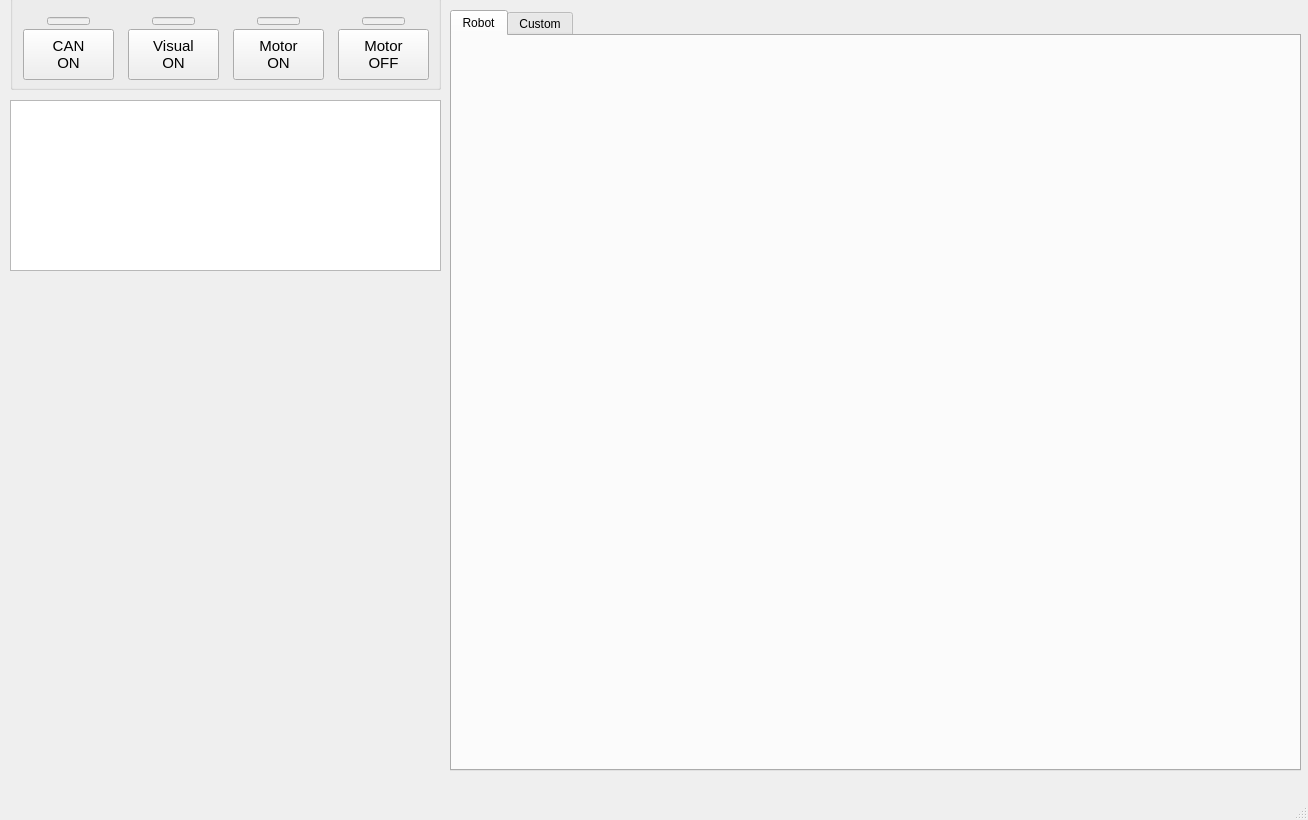
<?xml version="1.0" encoding="UTF-8"?>
<ui version="4.0">
 <class>MainWindow</class>
 <widget class="QMainWindow" name="MainWindow">
  <property name="geometry">
   <rect>
    <x>0</x>
    <y>0</y>
    <width>1308</width>
    <height>820</height>
   </rect>
  </property>
  <property name="windowTitle">
   <string>MainWindow</string>
  </property>
  <widget class="QWidget" name="centralwidget">
   <widget class="QGroupBox" name="groupBox_Init">
    <property name="geometry">
     <rect>
      <x>10</x>
      <y>-6</y>
      <width>431</width>
      <height>96</height>
     </rect>
    </property>
    <property name="font">
     <font>
      <pointsize>1</pointsize>
     </font>
    </property>
    <property name="title">
     <string/>
    </property>
    <widget class="QPushButton" name="BT_CAN_ON">
     <property name="geometry">
      <rect>
       <x>13</x>
       <y>35</y>
       <width>91</width>
       <height>51</height>
      </rect>
     </property>
     <property name="font">
      <font>
       <pointsize>11</pointsize>
      </font>
     </property>
     <property name="text">
      <string>CAN
ON</string>
     </property>
    </widget>
    <widget class="QPushButton" name="BT_VISUAL_ON">
     <property name="geometry">
      <rect>
       <x>118</x>
       <y>35</y>
       <width>91</width>
       <height>51</height>
      </rect>
     </property>
     <property name="font">
      <font>
       <pointsize>11</pointsize>
      </font>
     </property>
     <property name="text">
      <string>Visual
ON</string>
     </property>
    </widget>
    <widget class="QPushButton" name="BT_MOTOR_ON">
     <property name="geometry">
      <rect>
       <x>223</x>
       <y>35</y>
       <width>91</width>
       <height>51</height>
      </rect>
     </property>
     <property name="font">
      <font>
       <pointsize>11</pointsize>
      </font>
     </property>
     <property name="text">
      <string>Motor
ON</string>
     </property>
    </widget>
    <widget class="QPushButton" name="BT_MOTOR_OFF">
     <property name="geometry">
      <rect>
       <x>328</x>
       <y>35</y>
       <width>91</width>
       <height>51</height>
      </rect>
     </property>
     <property name="font">
      <font>
       <pointsize>11</pointsize>
      </font>
     </property>
     <property name="autoFillBackground">
      <bool>false</bool>
     </property>
     <property name="text">
      <string>Motor
OFF</string>
     </property>
    </widget>
    <widget class="QLineEdit" name="LE_CAN_STATUS">
     <property name="enabled">
      <bool>false</bool>
     </property>
     <property name="geometry">
      <rect>
       <x>37</x>
       <y>23</y>
       <width>43</width>
       <height>8</height>
      </rect>
     </property>
     <property name="mouseTracking">
      <bool>false</bool>
     </property>
    </widget>
    <widget class="QLineEdit" name="LE_VISUAL_STATUS">
     <property name="enabled">
      <bool>false</bool>
     </property>
     <property name="geometry">
      <rect>
       <x>142</x>
       <y>23</y>
       <width>43</width>
       <height>8</height>
      </rect>
     </property>
     <property name="mouseTracking">
      <bool>false</bool>
     </property>
    </widget>
    <widget class="QLineEdit" name="LE_MOTOR_ON_STATUS">
     <property name="enabled">
      <bool>false</bool>
     </property>
     <property name="geometry">
      <rect>
       <x>247</x>
       <y>23</y>
       <width>43</width>
       <height>8</height>
      </rect>
     </property>
     <property name="mouseTracking">
      <bool>false</bool>
     </property>
    </widget>
    <widget class="QLineEdit" name="LE_MOTOR_OFF_STATUS">
     <property name="enabled">
      <bool>false</bool>
     </property>
     <property name="geometry">
      <rect>
       <x>352</x>
       <y>23</y>
       <width>43</width>
       <height>8</height>
      </rect>
     </property>
     <property name="mouseTracking">
      <bool>false</bool>
     </property>
    </widget>
   </widget>
   <widget class="QTableWidget" name="TW_MOTOR">
    <property name="geometry">
     <rect>
      <x>10</x>
      <y>100</y>
      <width>431</width>
      <height>171</height>
     </rect>
    </property>
   </widget>
   <widget class="QTabWidget" name="tabWidget">
    <property name="geometry">
     <rect>
      <x>450</x>
      <y>10</y>
      <width>851</width>
      <height>761</height>
     </rect>
    </property>
    <property name="currentIndex">
     <number>0</number>
    </property>
    <widget class="QWidget" name="TAB_ROBOT">
     <attribute name="title">
      <string>Robot</string>
     </attribute>
     <widget class="QCustomPlot" name="PLOT_TORQUE_HIP" native="true">
      <property name="geometry">
       <rect>
        <x>10</x>
        <y>490</y>
        <width>411</width>
        <height>230</height>
       </rect>
      </property>
     </widget>
     <widget class="QCustomPlot" name="PLOT_TORQUE_KNEE" native="true">
      <property name="geometry">
       <rect>
        <x>430</x>
        <y>490</y>
        <width>411</width>
        <height>230</height>
       </rect>
      </property>
     </widget>
     <widget class="QCustomPlot" name="PLOT_VEL_HIP" native="true">
      <property name="geometry">
       <rect>
        <x>10</x>
        <y>250</y>
        <width>411</width>
        <height>230</height>
       </rect>
      </property>
     </widget>
     <widget class="QCustomPlot" name="PLOT_VEL_KNEE" native="true">
      <property name="geometry">
       <rect>
        <x>430</x>
        <y>250</y>
        <width>411</width>
        <height>230</height>
       </rect>
      </property>
     </widget>
     <widget class="QCustomPlot" name="PLOT_POS_KNEE" native="true">
      <property name="geometry">
       <rect>
        <x>430</x>
        <y>10</y>
        <width>411</width>
        <height>230</height>
       </rect>
      </property>
     </widget>
     <widget class="QCustomPlot" name="PLOT_POS_HIP" native="true">
      <property name="geometry">
       <rect>
        <x>10</x>
        <y>10</y>
        <width>411</width>
        <height>230</height>
       </rect>
      </property>
     </widget>
    </widget>
    <widget class="QWidget" name="TAB_CUSTOM">
     <property name="font">
      <font>
       <family>Ubuntu</family>
       <weight>50</weight>
       <bold>false</bold>
      </font>
     </property>
     <attribute name="title">
      <string>Custom</string>
     </attribute>
     <widget class="QCustomPlot" name="PLOT_CUSTOM_1" native="true">
      <property name="geometry">
       <rect>
        <x>10</x>
        <y>10</y>
        <width>411</width>
        <height>230</height>
       </rect>
      </property>
     </widget>
     <widget class="QCustomPlot" name="PLOT_CUSTOM_2" native="true">
      <property name="geometry">
       <rect>
        <x>430</x>
        <y>10</y>
        <width>411</width>
        <height>230</height>
       </rect>
      </property>
     </widget>
     <widget class="QCustomPlot" name="PLOT_CUSTOM_3" native="true">
      <property name="geometry">
       <rect>
        <x>10</x>
        <y>250</y>
        <width>411</width>
        <height>230</height>
       </rect>
      </property>
     </widget>
     <widget class="QCustomPlot" name="PLOT_CUSTOM_4" native="true">
      <property name="geometry">
       <rect>
        <x>430</x>
        <y>250</y>
        <width>411</width>
        <height>230</height>
       </rect>
      </property>
     </widget>
     <widget class="QCustomPlot" name="PLOT_CUSTOM_5" native="true">
      <property name="geometry">
       <rect>
        <x>10</x>
        <y>490</y>
        <width>411</width>
        <height>230</height>
       </rect>
      </property>
     </widget>
     <widget class="QCustomPlot" name="PLOT_CUSTOM_6" native="true">
      <property name="geometry">
       <rect>
        <x>430</x>
        <y>490</y>
        <width>411</width>
        <height>230</height>
       </rect>
      </property>
     </widget>
    </widget>
   </widget>
  </widget>
  <widget class="QMenuBar" name="menubar">
   <property name="geometry">
    <rect>
     <x>0</x>
     <y>0</y>
     <width>1308</width>
     <height>22</height>
    </rect>
   </property>
  </widget>
  <widget class="QStatusBar" name="statusbar"/>
 </widget>
 <customwidgets>
  <customwidget>
   <class>QCustomPlot</class>
   <extends>QWidget</extends>
   <header>qcustomplot.h</header>
   <container>1</container>
  </customwidget>
 </customwidgets>
 <resources/>
 <connections/>
</ui>
